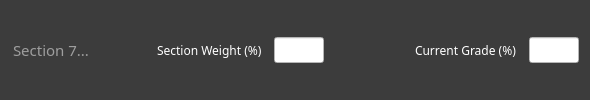
       <widget class="QFrame" name="input7Frame">
        <property name="styleSheet">
         <string notr="true">background-color: rgb(60, 60, 60);</string>
        </property>
        <property name="frameShape">
         <enum>QFrame::NoFrame</enum>
        </property>
        <property name="frameShadow">
         <enum>QFrame::Raised</enum>
        </property>
        <property name="lineWidth">
         <number>0</number>
        </property>
        <layout class="QHBoxLayout" name="horizontalLayout_11">
         <item>
          <widget class="QLineEdit" name="s7">
           <property name="font">
            <font>
             <family>Montserrat Medium</family>
             <pointsize>11</pointsize>
            </font>
           </property>
           <property name="styleSheet">
            <string notr="true">color: rgb(255, 255, 255);</string>
           </property>
           <property name="frame">
            <bool>false</bool>
           </property>
           <property name="placeholderText">
            <string>Section 7...</string>
           </property>
          </widget>
         </item>
         <item>
          <widget class="QLabel" name="label_14">
           <property name="font">
            <font>
             <family>Montserrat SemiBold</family>
             <pointsize>9</pointsize>
            </font>
           </property>
           <property name="styleSheet">
            <string notr="true">color: rgb(255, 255, 255);</string>
           </property>
           <property name="text">
            <string>Section Weight (%)  </string>
           </property>
          </widget>
         </item>
         <item>
          <widget class="QLineEdit" name="w7">
           <property name="maximumSize">
            <size>
             <width>50</width>
             <height>16777215</height>
            </size>
           </property>
           <property name="font">
            <font>
             <family>Montserrat SemiBold</family>
             <pointsize>10</pointsize>
            </font>
           </property>
           <property name="styleSheet">
            <string notr="true">background-color: rgb(255, 255, 255);
color: rgb(0, 0, 0);</string>
           </property>
           <property name="placeholderText">
            <string/>
           </property>
          </widget>
         </item>
         <item>
          <spacer name="horizontalSpacer_7">
           <property name="orientation">
            <enum>Qt::Horizontal</enum>
           </property>
           <property name="sizeType">
            <enum>QSizePolicy::Fixed</enum>
           </property>
           <property name="sizeHint" stdset="0">
            <size>
             <width>85</width>
             <height>20</height>
            </size>
           </property>
          </spacer>
         </item>
         <item>
          <widget class="QLabel" name="label_13">
           <property name="font">
            <font>
             <family>Montserrat SemiBold</family>
             <pointsize>9</pointsize>
            </font>
           </property>
           <property name="styleSheet">
            <string notr="true">color: rgb(255, 255, 255);</string>
           </property>
           <property name="text">
            <string>Current Grade (%)  </string>
           </property>
          </widget>
         </item>
         <item>
          <widget class="QLineEdit" name="g7">
           <property name="maximumSize">
            <size>
             <width>50</width>
             <height>16777215</height>
            </size>
           </property>
           <property name="font">
            <font>
             <family>Montserrat SemiBold</family>
             <pointsize>10</pointsize>
            </font>
           </property>
           <property name="styleSheet">
            <string notr="true">background-color: rgb(255, 255, 255);
color: rgb(0, 0, 0);</string>
           </property>
          </widget>
         </item>
        </layout>
       </widget>
